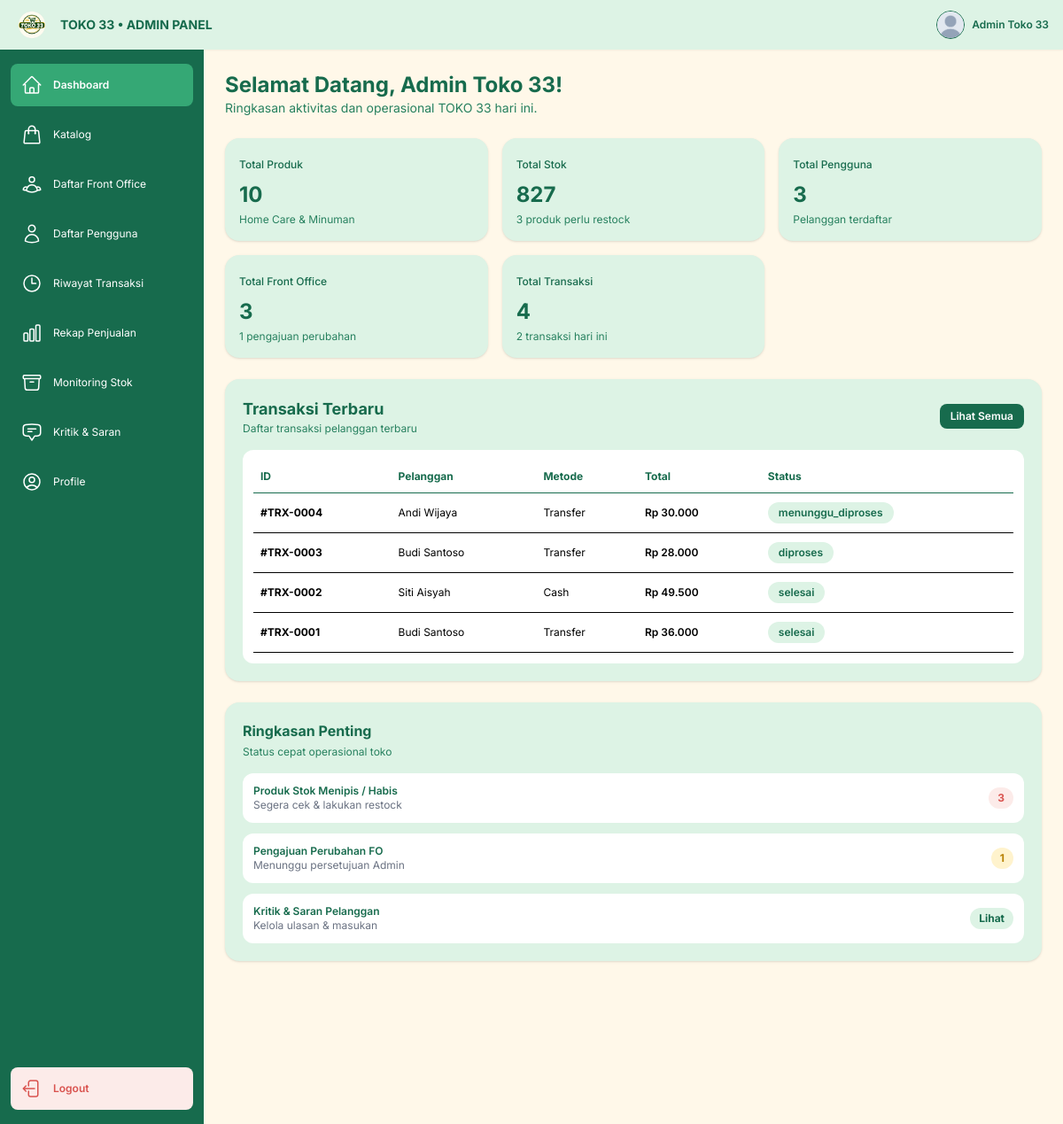
Screenshot of /admin/dashboard.php (signed in) with the database file from the repository.
### tables this page shows
CREATE TABLE `transaksi` (
  `id_transaksi` int NOT NULL AUTO_INCREMENT,
  `id_user` int DEFAULT NULL,
  `nama_customer` varchar(100) DEFAULT NULL,
  `id_fo` int DEFAULT NULL,
  `tanggal_masuk` datetime DEFAULT NULL,
  `expired_at` datetime DEFAULT NULL,
  `tanggal_diproses` datetime DEFAULT NULL,
  `tanggal_selesai` datetime DEFAULT NULL,
  `tanggal_ditolak` datetime DEFAULT NULL,
  `status` enum('menunggu_pembayaran','menunggu_diproses','diproses','selesai','ditolak','expired') DEFAULT NULL,
  `total_pembayaran` decimal(12,2) DEFAULT NULL,
  `metode_pembayaran` enum('Cash','Transfer','QRIS') DEFAULT NULL,
  `bukti_transfer` varchar(255) DEFAULT NULL,
  PRIMARY KEY (`id_transaksi`),
  KEY `transaksi_ibfk_1` (`id_user`),
  KEY `transaksi_ibfk_2` (`id_fo`),
  CONSTRAINT `transaksi_ibfk_1` FOREIGN KEY (`id_user`) REFERENCES `users` (`id_user`) ON DELETE SET NULL ON UPDATE RESTRICT,
  CONSTRAINT `transaksi_ibfk_2` FOREIGN KEY (`id_fo`) REFERENCES `akun` (`id_akun`) ON DELETE SET NULL ON UPDATE RESTRICT
);

### admin/dashboard.php (the view, shortened to what this page needs)
<?php
require_once __DIR__ . "/../api/fo/cek_expired.php";
$totalProduk = (int) mysqli_fetch_row(mysqli_query($connect, "SELECT COUNT(*) FROM produk"))[0];
$totalStok = (int) mysqli_fetch_row(mysqli_query($connect, "SELECT COALESCE(SUM(stok), 0) FROM produk"))[0];
$totalUsers = (int) mysqli_fetch_row(mysqli_query($connect, "SELECT COUNT(*) FROM users"))[0];
$totalFO = (int) mysqli_fetch_row(mysqli_query($connect, "SELECT COUNT(*) FROM akun WHERE role = 'fo'"))[0];
$totalTrx = (int) mysqli_fetch_row(mysqli_query($connect, "SELECT COUNT(*) FROM transaksi"))[0];
$stokMenipis = (int) mysqli_fetch_row(mysqli_query($connect, "SELECT COUNT(*) FROM produk WHERE stok <= stok_minimum"))[0];
$pendingFO = (int) mysqli_fetch_row(mysqli_query($connect, "SELECT COUNT(*) FROM pengajuan_perubahan WHERE status = 'pending'"))[0];
$trxHariIni = (int) mysqli_fetch_row(mysqli_query($connect, "SELECT COUNT(*) FROM transaksi WHERE DATE(tanggal_masuk) = CURDATE()"))[0];
$qRecentTrx = mysqli_query($connect, "SELECT * FROM transaksi ORDER BY id_transaksi DESC LIMIT 4");
?>
<!DOCTYPE html>
<html lang="id">
<head>
    <script src="https://cdn.jsdelivr.net/npm/@tailwindcss/browser@4"></script>
</head>
<body class="m-0 p-0 w-full min-h-screen overflow-x-hidden bg-[#F5F5F5]">
    <div class="w-full min-h-screen">
        <header class="bg-[#DDF3E5] sticky top-0 z-30 flex items-center justify-between px-4 h-14 w-full shadow-xs print:hidden">
            <div class="flex items-center gap-3">
                <img src="../asset/logo.png" alt="Logo Toko 33" class="w-10 h-10 object-contain">
                <h1 class="text-[#176B4D] text-sm font-bold">TOKO 33 • ADMIN PANEL</h1>
            </div>
            <a href="profile.php" class="flex items-center gap-2 hover:opacity-85" title="Lihat Profile Admin">
                <?php
                $fotoAdm = $_SESSION['foto_profile'] ?? 'default-profile.png';
                $fotoAdmPath = "../asset/profile/" . basename($fotoAdm);
                ?>
                <img src="<?= htmlspecialchars($fotoAdmPath) ?>" alt="Admin" class="w-8 h-8 rounded-full object-cover border border-[#176B4D] bg-white">
                <span class="text-xs font-semibold text-[#176B4D]"><?= htmlspecialchars($_SESSION['nama'] ?? 'Admin') ?></span>
            </a>
        </header>
        <div class="grid grid-cols-[55px_minmax(0,1fr)] sm:grid-cols-[65px_minmax(0,1fr)] md:grid-cols-[200px_minmax(0,1fr)] lg:grid-cols-[230px_minmax(0,1fr)]">
            <aside class="bg-[#176B4D] text-white flex flex-col justify-between py-4 px-1 sm:px-2 md:px-3 sticky top-14 h-[calc(100vh-56px)] overflow-y-auto shrink-0 print:hidden">
                <nav class="flex flex-col gap-2">
                    <a href="dashboard.php" title="Dashboard" class="flex items-center justify-center md:justify-start gap-3 bg-[#35A875] font-semibold rounded-lg px-2 md:px-3 py-3">
                        <span class="hidden md:inline text-xs">Dashboard</span>
                    </a>
                    <a href="stock_homecare.php" title="Katalog" class="flex items-center justify-center md:justify-start gap-3 hover:bg-[#27815F] rounded-lg px-2 md:px-3 py-3">
                        <span class="hidden md:inline text-xs">Katalog</span>
                    </a>
                    <a href="daftar_fo.php" title="Daftar Front Office" class="flex items-center justify-center md:justify-start gap-3 hover:bg-[#27815F] rounded-lg px-2 md:px-3 py-3">
                        <span class="hidden md:inline text-xs">Daftar Front Office</span>
                    </a>
                    <a href="daftar_pengguna.php" title="Daftar Pengguna" class="flex items-center justify-center md:justify-start gap-3 hover:bg-[#27815F] rounded-lg px-2 md:px-3 py-3">
                        <span class="hidden md:inline text-xs">Daftar Pengguna</span>
                    </a>
                    <a href="riwayat_transaksi.php" title="Riwayat Transaksi" class="flex items-center justify-center md:justify-start gap-3 hover:bg-[#27815F] rounded-lg px-2 md:px-3 py-3">
                        <svg xmlns="http://www.w3.org/2000/svg" fill="none" viewBox="0 0 24 24" stroke-width="1.5" stroke="currentColor" class="size-6"><path stroke-linecap="round" stroke-linejoin="round" d="M12 6v6h4.5m4.5 0a9 9 0 1 1-18 0 9 9 0 0 1 18 0Z" /></svg>
                        <span class="hidden md:inline text-xs">Riwayat Transaksi</span>
                    </a>
                    <a href="rekap_penjualan.php" title="Rekap Penjualan" class="flex items-center justify-center md:justify-start gap-3 hover:bg-[#27815F] rounded-lg px-2 md:px-3 py-3">
                        <span class="hidden md:inline text-xs">Rekap Penjualan</span>
                    </a>
                    <a href="monitoring_stock.php" title="Monitoring Stok" class="flex items-center justify-center md:justify-start gap-3 hover:bg-[#27815F] rounded-lg px-2 md:px-3 py-3">
                        <span class="hidden md:inline text-xs">Monitoring Stok</span>
                    </a>
                    <a href="kritiksaran.php" title="Kritik & Saran" class="flex items-center justify-center md:justify-start gap-3 hover:bg-[#27815F] rounded-lg px-2 md:px-3 py-3">
                        <span class="hidden md:inline text-xs">Kritik & Saran</span>
                    </a>
                    <a href="profile.php" title="Profile" class="flex items-center justify-center md:justify-start gap-3 hover:bg-[#27815F] rounded-lg px-2 md:px-3 py-3">
                        <span class="hidden md:inline text-xs">Profile</span>
                    </a>
                </nav>
                <a href="../api/admin/logout_admin.php" title="Logout" class="flex items-center justify-center md:justify-start gap-3 bg-[#FCEBE9] text-[#D9534F] rounded-lg px-2 md:px-3 py-3 mt-5">
                    <span class="hidden md:inline text-xs font-semibold">Logout</span>
                </a>
            </aside>
            <main class="bg-[#FFF8E9] p-4 sm:p-5 md:p-6 min-w-0">
<section class="mb-6">
    <h2 class="text-xl sm:text-2xl font-bold text-[#176B4D]">Selamat Datang, <?= htmlspecialchars($_SESSION['nama'] ?? 'Admin') ?>!</h2>
    <p class="text-xs sm:text-sm text-[#27815F]">Ringkasan aktivitas dan operasional TOKO 33 hari ini.</p>
</section>
<section class="grid grid-cols-1 sm:grid-cols-2 lg:grid-cols-3 xl:grid-cols-5 gap-4 mb-6">
    <div class="bg-[#DDF3E5] rounded-2xl p-4 shadow-sm">
        <span class="text-xs text-[#176B4D] font-medium">Total Produk</span>
        <h3 class="text-2xl font-bold text-[#176B4D] mt-2"><?= $totalProduk ?></h3>
        <p class="text-xs text-[#27815F] mt-1">Home Care & Minuman</p>
    </div>
    <div class="bg-[#DDF3E5] rounded-2xl p-4 shadow-sm">
        <span class="text-xs text-[#176B4D] font-medium">Total Stok</span>
        <h3 class="text-2xl font-bold text-[#176B4D] mt-2"><?= number_format($totalStok, 0, ',', '.') ?></h3>
        <p class="text-xs text-[#27815F] mt-1"><?= $stokMenipis ?> produk perlu restock</p>
    </div>
    <div class="bg-[#DDF3E5] rounded-2xl p-4 shadow-sm">
        <span class="text-xs text-[#176B4D] font-medium">Total Pengguna</span>
        <h3 class="text-2xl font-bold text-[#176B4D] mt-2"><?= $totalUsers ?></h3>
        <p class="text-xs text-[#27815F] mt-1">Pelanggan terdaftar</p>
    </div>
    <div class="bg-[#DDF3E5] rounded-2xl p-4 shadow-sm">
        <span class="text-xs text-[#176B4D] font-medium">Total Front Office</span>
        <h3 class="text-2xl font-bold text-[#176B4D] mt-2"><?= $totalFO ?></h3>
        <p class="text-xs text-[#27815F] mt-1"><?= $pendingFO ?> pengajuan perubahan</p>
    </div>
    <div class="bg-[#DDF3E5] rounded-2xl p-4 shadow-sm">
        <span class="text-xs text-[#176B4D] font-medium">Total Transaksi</span>
        <h3 class="text-2xl font-bold text-[#176B4D] mt-2"><?= $totalTrx ?></h3>
        <p class="text-xs text-[#27815F] mt-1"><?= $trxHariIni ?> transaksi hari ini</p>
    </div>
</section>
<section class="grid grid-cols-1 xl:grid-cols-3 gap-6">
    <div class="xl:col-span-2 bg-[#DDF3E5] rounded-2xl p-5 shadow-sm">
        <div class="flex items-center justify-between mb-4">
            <div>
                <h3 class="text-base sm:text-lg font-bold text-[#176B4D]">Transaksi Terbaru</h3>
                <p class="text-xs text-[#27815F]">Daftar transaksi pelanggan terbaru</p>
            </div>
            <a href="riwayat_transaksi.php" class="text-xs bg-[#176B4D] text-white px-3 py-1.5 rounded-lg font-semibold">Lihat Semua</a>
        </div>
        <div class="overflow-x-auto bg-white rounded-xl p-3">
            <table class="w-full text-left border-collapse text-xs">
                <thead>
                    <tr class="border-b text-[#176B4D]">
                        <th class="py-2.5 px-2 whitespace-nowrap align-middle">ID</th>
                        <th class="py-2.5 px-2 whitespace-nowrap align-middle">Pelanggan</th>
                        <th class="py-2.5 px-2 whitespace-nowrap align-middle">Metode</th>
                        <th class="py-2.5 px-2 whitespace-nowrap align-middle">Total</th>
                        <th class="py-2.5 px-2 whitespace-nowrap align-middle">Status</th>
                    </tr>
                </thead>
                <tbody>
                    <?php while ($qRecentTrx && $t = mysqli_fetch_assoc($qRecentTrx)): ?>
                    <tr class="border-b">
                        <td class="py-2.5 px-2 font-bold whitespace-nowrap align-middle">#TRX-<?= str_pad((string)$t['id_transaksi'], 4, '0', STR_PAD_LEFT) ?></td>
                        <td class="py-2.5 px-2 whitespace-nowrap align-middle"><?= htmlspecialchars($t['nama_customer']) ?></td>
                        <td class="py-2.5 px-2 whitespace-nowrap align-middle"><?= htmlspecialchars($t['metode_pembayaran'] ?: '-') ?></td>
                        <td class="py-2.5 px-2 font-semibold whitespace-nowrap align-middle">Rp <?= number_format((float)$t['total_pembayaran'], 0, ',', '.') ?></td>
                        <td class="py-2.5 px-2 whitespace-nowrap align-middle">
                            <span class="inline-flex items-center justify-center px-3 py-1 rounded-full bg-[#DDF3E5] text-[#176B4D] font-semibold whitespace-nowrap"><?= htmlspecialchars($t['status']) ?></span>
                        </td>
                    </tr>
                    <?php endwhile; ?>
                </tbody>
            </table>
        </div>
    </div>
    <div class="bg-[#DDF3E5] rounded-2xl p-5 shadow-sm flex flex-col justify-between">
        <div>
            <h3 class="text-base font-bold text-[#176B4D] mb-1">Ringkasan Penting</h3>
            <p class="text-xs text-[#27815F] mb-4">Status cepat operasional toko</p>
            <div class="space-y-3 text-xs">
                <a href="monitoring_stock.php" class="bg-white rounded-xl p-3 flex justify-between items-center hover:bg-green-50">
                    <div>
                        <p class="font-semibold text-[#176B4D]">Produk Stok Menipis / Habis</p>
                        <p class="text-gray-500">Segera cek & lakukan restock</p>
                    </div>
                    <span class="px-2.5 py-1 rounded-full bg-[#FCEBE9] text-[#D9534F] font-bold"><?= $stokMenipis ?></span>
                </a>
                <a href="daftar_fo.php" class="bg-white rounded-xl p-3 flex justify-between items-center hover:bg-green-50">
                    <div>
                        <p class="font-semibold text-[#176B4D]">Pengajuan Perubahan FO</p>
                        <p class="text-gray-500">Menunggu persetujuan Admin</p>
                    </div>
                    <span class="px-2.5 py-1 rounded-full bg-[#FFF3CD] text-[#B78103] font-bold"><?= $pendingFO ?></span>
                </a>
                <a href="kritiksaran.php" class="bg-white rounded-xl p-3 flex justify-between items-center hover:bg-green-50">
                    <div>
                        <p class="font-semibold text-[#176B4D]">Kritik & Saran Pelanggan</p>
                        <p class="text-gray-500">Kelola ulasan & masukan</p>
                    </div>
                    <span class="px-2.5 py-1 rounded-full bg-[#DDF3E5] text-[#176B4D] font-bold">Lihat</span>
                </a>
            </div>
        </div>
    </div>
</section>
            </main>
        </div>
    </div>
</body>
</html>

### admin/dashboard.php (style rules this page uses)
body { font-family: 'Inter', sans-serif; }

### rows the page displays
transaksi: id_transaksi "0004", nama_customer "Andi Wijaya", metode_pembayaran "Transfer", total_pembayaran "30.000", status "menunggu_diproses"
transaksi: id_transaksi "0003", nama_customer "Budi Santoso", metode_pembayaran "Transfer", total_pembayaran "28.000", status "diproses"
transaksi: id_transaksi "0002", nama_customer "Siti Aisyah", metode_pembayaran "Cash", total_pembayaran "49.500", status "selesai"
transaksi: id_transaksi "0001", nama_customer "Budi Santoso", metode_pembayaran "Transfer", total_pembayaran "36.000", status "selesai"

### other values shown
$_SESSION['nama'] "Admin Toko 33"
$totalProduk "10"
$totalStok "827"
$stokMenipis "3"
$totalUsers "3"
$totalFO "3"
$pendingFO "1"
$totalTrx "4"
$trxHariIni "2"
